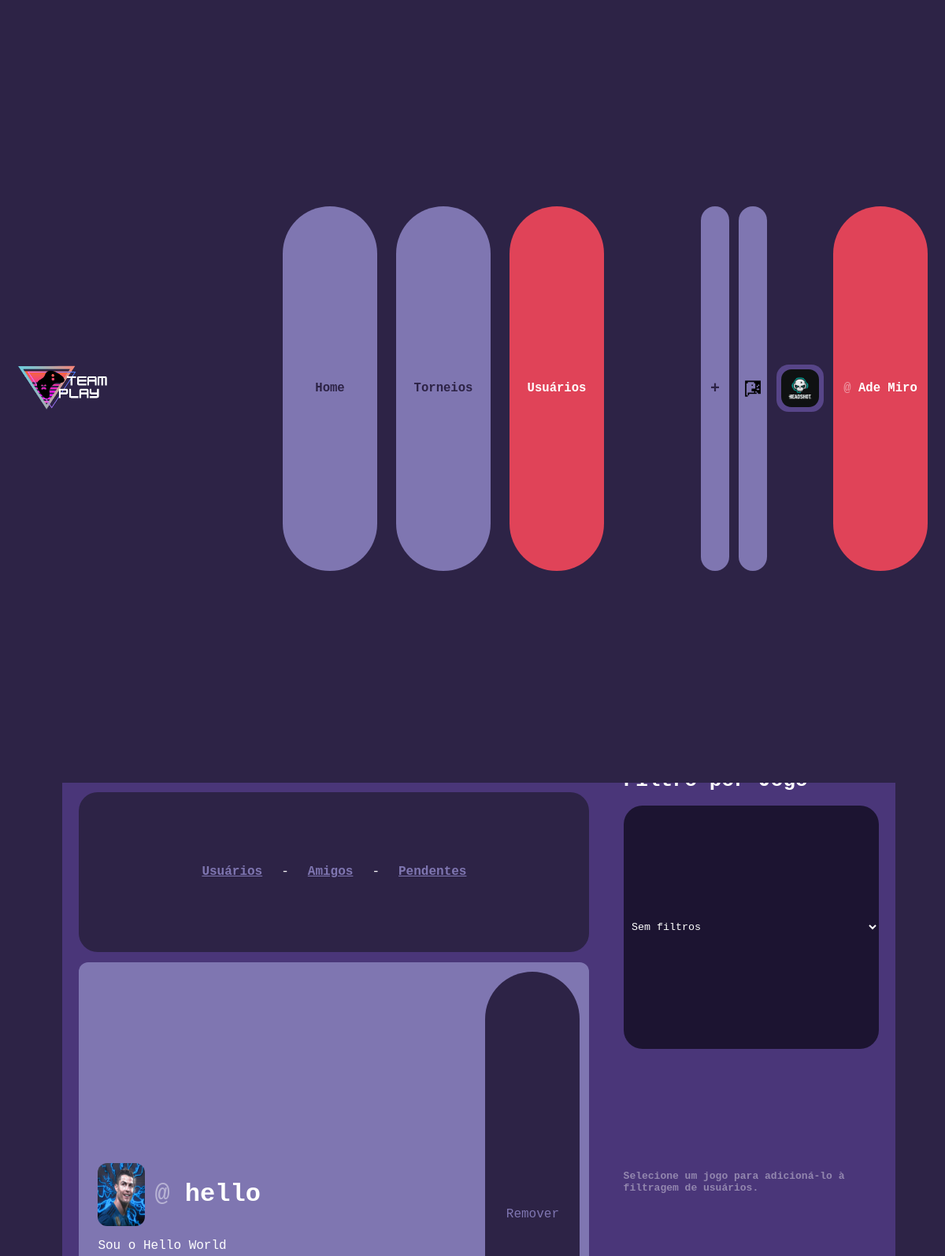
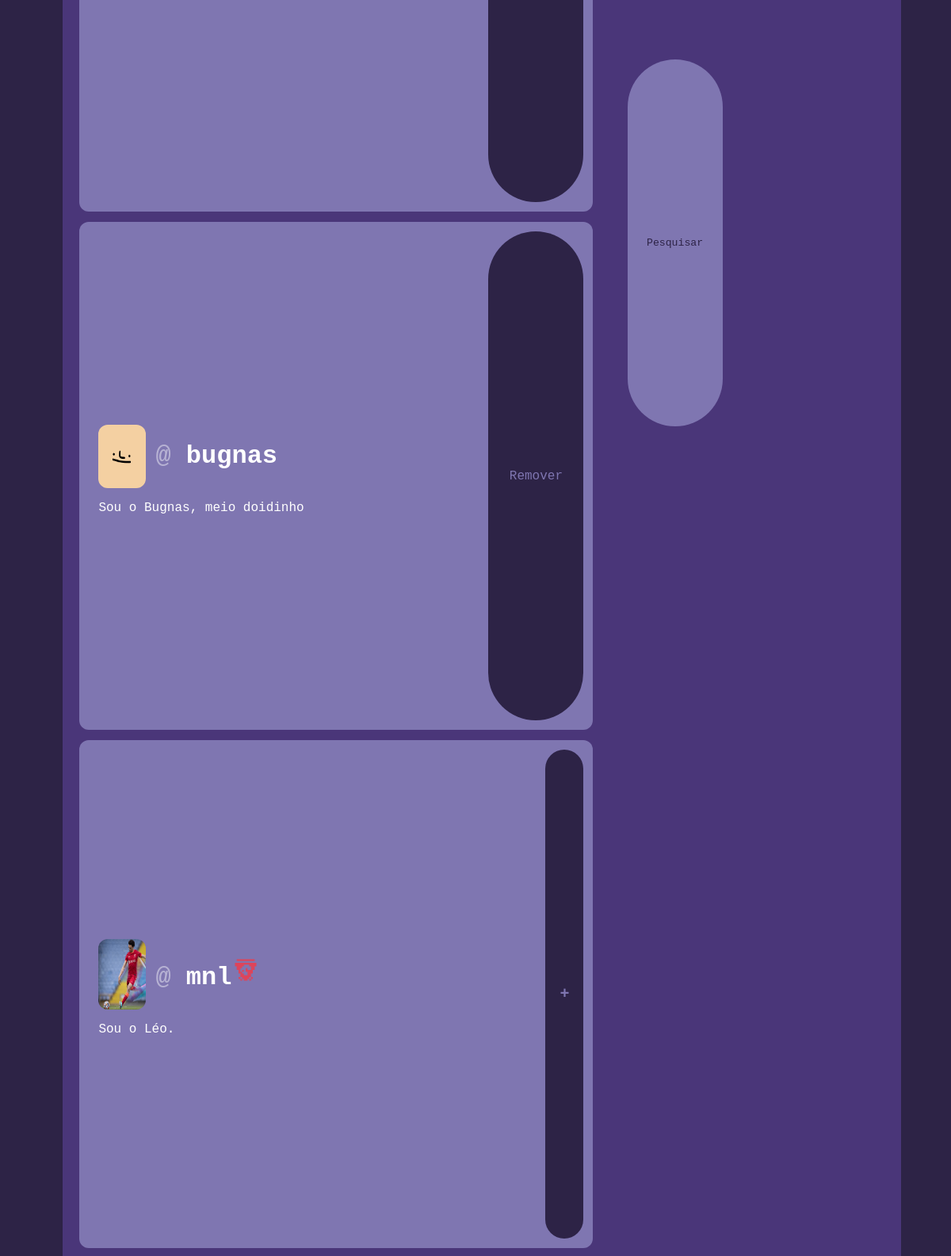
The page /public/html/friends.php (signed in, upper part) on the database its author committed (2 pictures, top to bottom).
### tables this page shows
CREATE TABLE `users` (
  `id` int(11) NOT NULL,
  `username` varchar(255) NOT NULL,
  `nickname` varchar(255) NOT NULL,
  `email` varchar(255) NOT NULL,
  `password` varchar(255) NOT NULL,
  `token` varchar(11) NOT NULL,
  `level` int(3) NOT NULL,
  `verified` int(3) NOT NULL,
  `status` int(3) NOT NULL,
  `birthday` date NOT NULL,
  `picture` varchar(255) NOT NULL,
  `region` varchar(2) NOT NULL,
  `join_date` date NOT NULL,
  `socials` varchar(1000) NOT NULL,
  `favorite_game` int(3) NOT NULL,
  `games` varchar(1000) NOT NULL,
  `gameplay` varchar(255) NOT NULL,
  `description` varchar(255) NOT NULL,
  `reputation` varchar(50) NOT NULL
);

### public/html/friends.php (the view, shortened to what this page needs)
<!DOCTYPE html>
<html lang="pt-br">
<head>
    <link rel="stylesheet" href="../css/global.css">
    <link rel="stylesheet" href="../css/style.css">
    <link rel="stylesheet" href="../css/styleNew.css">
    <link rel="stylesheet" href="../css/styleFriends.css">
    <?php
    include '../../backend/classes/conn.php';
    $logged = false;
    if (isset($_SESSION['username'])) {
        $logged = true;
    } else {
        header('Location: welcome.html');
    }
    ?>
</head>
<body>
<div class="main">
<div class="content">
<div class="toolbar">
    <div class="logo">
        <a href="index.php">
            <img src="../assets/Logo_Full.png" style="width: 10vw;" alt="TeamPlay">
        </a>
    </div>
    <div class="pages">
        <a href="index.php">
        <button class="toolbutton" id="pghome"><h1>Home</h1></button></a>
        <a href="tournaments.php">
        <button class="toolbutton" id="pgtrn"><h1>Torneios</h1></button></a>
        <a href="friends.php">
        <button class="toolbutton active" id="pgfrn"><h1>Usuários</h1></button></a>
    </div>
    <div class="userarea">
        <?php if ($logged) { ?>
        <a href="post.php" style="position: absolute; right: 23vw">
            <button class="toolbutton" id="pghome" style="width: 3vw"><h1 style="font-size: x-large;">+</h1></button></a>
        <a href="chats/index.php" style="position: absolute; right: 19vw">
        <button class="toolbutton" id="pghome" style="width: 3vw"><img src="../assets/icons/chat.png" style="width: 2.2vw; filter: brightness(0);"></button></a>
        <div class="pfpimg">
        <img src="<?php echo $_SESSION['pfp']; ?>" alt="User">
        </div>
        <?php } ?>
        <a href="user.php">
    <button class="toolbutton active" id="pghome"><h1><?php echo '<span class="at">@ </span><span>'.$_SESSION["nickname"].'</span>'?></h1></button></a>
    </div>
</div>
<div class="page">
<div class="con1">
        <div class="procura">
<?php
if (!isset($_GET['pendentes']) AND !isset($_GET['amigos'])) {
?>
    <form action="" method="get">
        <input type="text" name="username" placeholder="Buscar usuário"></input><input class="toolbutton active" style="width: 4vw; height: auto; font-size: larger" type="submit" value="🔍"></form>
    <br>
<?php } ?>
    <div class="tabs">
        <a href="friends.php"><strong>Usuários</strong></a>-
        <a href="friends.php?amigos"><strong>Amigos</strong></a>-
        <a href="friends.php?pendentes"><strong>Pendentes</strong><?php if ($_SESSION['notif']) {echo ' <div class="notif"></div>';} ?></a>
</div>
</div>
                <?php
$sql_tour = "SELECT * FROM users";
$res_tour = $conn -> query($sql_tour);
$row = $res_tour -> fetch_object();
if (!(isset($_GET['pendentes']) OR isset($_GET['gamefilter']))) {
    for ($t=0; $t<$res_tour->num_rows; $t++) {
        if ($row->picture == '' or $row->picture == '-' or $row->picture == '...') {
        $pfp = '../assets/user.png';
        } else {
            $pfp = $row->picture;
        }
        ?>
        <div class="post">
            <div class="sidepost">
            <div style="display: flex; align-items: center; gap: 2vw">
                <a class="postagem" style="display: flex;" href="user.php?uid=<?php echo $row->id; ?>">
                <img src="<?php echo $pfp; ?>" width="40px" class="pfp">
                <h1>
                    <span class="at">@ </span><?php echo $row->username; ?><?php if($row->verified == '1') { ?><img src="../assets/icons/icon_ver.png" class="verif" style="width: 3vw;" alt="Verificado">
                    <?php } ?>
                </h1>
                </a>
            </div>
            <p>
            <?php echo $row->description; ?>
            </p>
            </div>
            <?php
            if ($row->id != $_SESSION['id']) {
                    $isFriend = false;
                    foreach ($_SESSION['userfriends'] as $f) {
                        if ($row->id == $f[0]) {
                            $isFriend = true;
                            break;
                        }
                    }
                    if ($isFriend) {
                        ?>
                        <div style="display: flex; align-items: center; gap: 2vw">
                            <a href="friends.php?remover=<?php echo $row->id; ?>">
                                <button class="toolbutton config" style="height: 8vh; font-size: large">Remover</button>
                            </a>
                        </div>
                        <?php
                    } else {
                        ?>
                        <div style="display: flex; align-items: center; gap: 2vw">
                            <a href="friends.php?adicionar=<?php echo $row->id; ?>">
                                <button class="toolbutton config" style="height: 8vh; font-size: x-large; width: 4vw;"><strong>+</strong></button>
                            </a>
                        </div>
                        <?php };
            } else {  ?>
            <div style="display: flex; align-items: center; gap: 2vw">
            <a href="edit.php"><button class="toolbutton config" style="height: 8vh; font-size: large;">Editar Perfil</button></a>
            </div>
            <?php } ?>
        </div>
    <?php
    $row = $res_tour -> fetch_object();
    };
    };
    ?>
</div>
<?php
if (!isset($_GET['pendentes']) AND !isset($_GET['amigos'])) {
    ?>
<div class="con1 fil">
    <h1><strong>Filtro por Jogo</strong></h1>
    <form action="" method="get" style="display: flex; gap: 2vh; flex-direction: column;">
    <select id="menuG" name="selAGame" required="true" class="inp">
        <option name="" value="0">Sem filtros</option>
    </select>
    <div id="filterDiv">
        <div style="opacity: 40%;">
            <strong>Selecione um jogo para adicioná-lo à filtragem de usuários.</strong>
        </div>
    </div>
    <input class="toolbutton" type="submit" name="next" id="update" value="Pesquisar" style="height: 6vh">
</form>
</div>
<?php
};
?>
</div>
</div>
</div>
</body>
</html>

### public/css/global.css (style rules this page uses)
* { font-family: monospace; }
:root { --will: white; --mag: #e04358; --light: #7f76b1; --shade1: #4a3679; --shade2: #574588; --black: #2d2346; --void: #1c1431; --error: #ff1900; --mag-a: #c51c6b75; --shade-a: #443a7f71; --shade2-a: #5745888e; --black-a: #1c1636a4; height: 97%; scroll-behavior: smooth; }
.verif { width: 3vw; user-select: none; display: inline; }

### public/css/style.css (style rules this page uses)
body { background-color: var(--black); font-family: monospace; color: var(--will); overflow-x: hidden; height: 100%; align-items: center; left: 1%; }
.main { width: 100%; height: 100%; display: inline-flex; background-color: var(--black); top: 0%; position: absolute; }
.content { width: 100%; }
.logo { background: none; border: none; }
.logo img { transition: .5s; }
.toolbutton { transition: .5s; height: 6vh; width: 10vw; border: none; border-radius: 2vh; font-size: .6rem; color: var(--black); display: inline-flex; background-color: var(--light); align-items: center; justify-content: center; }
.toolbutton.active { font-size: .6rem; background-color: var(--mag); color: var(--will); }
.toolbar { padding-inline: 2%; display: flex; justify-content: space-between; align-items: center; width: 96.5%; height: 13%; top: -0.1%; left: -1%; position: absolute; background-color: var(--black); z-index: 2; }
.pages { display: flex; gap: 2vw; }
.pfpimg { width: 5vw; height: 5vw; display: flex; align-items: center; justify-content: center; background-color: var(--shade2); border-radius: 1.2rem; margin-right: 1vw; }
.pfpimg img { width: 80%; border-radius: 1rem; }
.userarea { max-width: 25%; display: flex; justify-content: center; align-items: center; }
.at { color: rgba(255, 255, 255, 0.436); }
.page { color: var(--will); display: flex; justify-content: space-evenly; width: 91%; height: fit-content; background-color: var(--black); color: var(--light); font-family: monospace; top: 12vh; left: 6vw; position: absolute; padding: 1%; }
.con1 { width: 60%; background-color: var(--shade2); color: var(--will); padding: 2%; border-radius: 2vw 0% 0% 2vw; overflow-y: auto; height: 76vh; overflow-y: auto; }
.post { background-color: var(--light); margin-top: 2%; padding: 2%; border-radius: 1vw; transition: .5s; }
.inp { transition: .5s; background-color: var(--void); border-radius: 2vw; border: none; padding: .5rem; height: 4vh; width: auto; font-family: monospace; color: var(--will); }

### public/css/styleFriends.css (style rules this page uses)
input { transition: .5s; background-color: var(--void); border-radius: 2vw; border: none; font-size: medium; padding: .5rem; height: 100%; font-family: monospace; color: var(--will); font-size: large; transition: .5s; }
form { display: flex; gap: 2vh; }
a { color: var(--will); text-decoration: none; }
.tabs { background-color: var(--black); display: flex; justify-content: center; gap: 2vw; font-size: large; padding: 1.2vh; border-radius: 2vw; }
.tabs a { color: var(--light); text-decoration: underline; }
.sidepost { width: 60%; }
.page { left: 4vw; width: 90%; display: flex; justify-content: center; }
.con1 { gap: 0; border-radius: 2vw 0 0 2vw; }
.con1.fil { width: 30%; border-radius: 0 2vw 2vw 0; }
.post { padding: 1vw; padding-left: 2vw; display: flex; justify-content: space-between; }
.post img { border-radius: 1vw; }
.toolbutton.config { background-color: var(--black); color: var(--light); }
.con1.fil input { height: 2vh; }

### rows shown on the page
users: picture (picture), username "hello", description "Sou o Hello World"
users: picture (picture), username "bugnas", description "Sou o Bugnas, meio doidinho"
users: picture (picture), username "mnl", verified 1 (drawn), description "Sou o Léo."

### other values the page prints
$_SESSION["nickname"] "Ade Miro"
